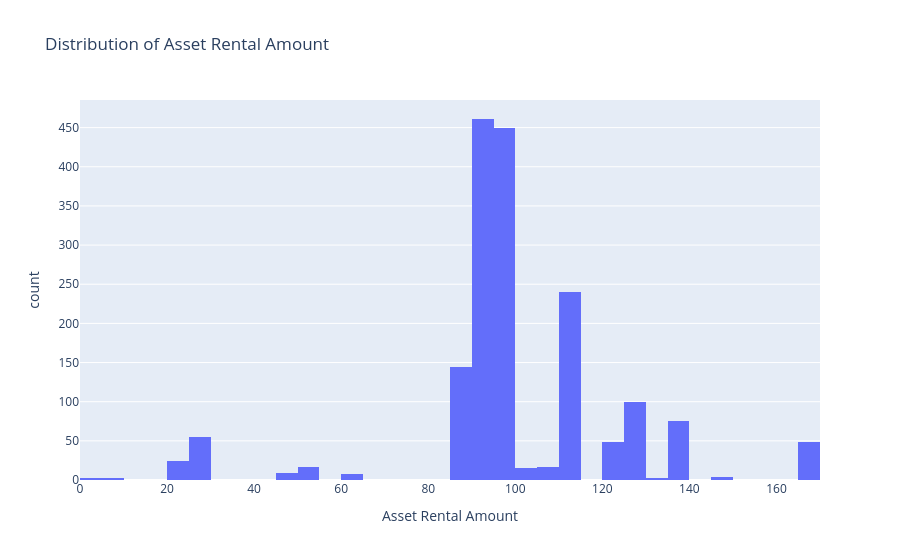

Notebook code cell kept with this figure:
### Code cell
fig = px.histogram(df, x="Asset Rental Amount", nbins=50, title="Distribution of Asset Rental Amount")
fig.show()

### Figure 1 — Plotly figure (JSON) as saved in the notebook; plotly's stock layout.template omitted (floating-point values rounded to 4 significant figures; data arrays with more than 128 entries replaced by an {"elided": "..."} marker saying what was removed)
{"data": [{"alignmentgroup": "True", "bingroup": "x", "hovertemplate": "Asset Rental Amount=%{x}<br>count=%{y}<extra></extra>", "legendgroup": "", "marker": {"color": "#636efa", "pattern": {"shape": ""}}, "name": "", "nbinsx": 50, "offsetgroup": "", "orientation": "v", "showlegend": false, "type": "histogram", "x": {"elided": "1727 float values"}, "xaxis": "x", "yaxis": "y"}], "layout": {"barmode": "relative", "legend": {"tracegroupgap": 0}, "title": {"text": "Distribution of Asset Rental Amount"}, "xaxis": {"anchor": "y", "domain": [0, 1], "title": {"text": "Asset Rental Amount"}}, "yaxis": {"anchor": "x", "domain": [0, 1], "title": {"text": "count"}}}}
